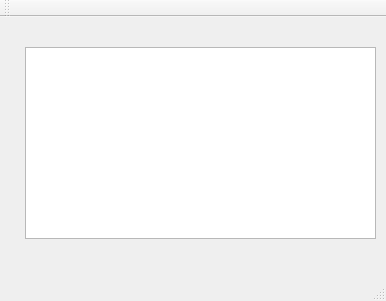
<?xml version="1.0" encoding="UTF-8"?>
<ui version="4.0">
 <class>MainWindow</class>
 <widget class="QMainWindow" name="MainWindow">
  <property name="geometry">
   <rect>
    <x>0</x>
    <y>0</y>
    <width>386</width>
    <height>301</height>
   </rect>
  </property>
  <property name="windowTitle">
   <string>MainWindow</string>
  </property>
  <widget class="QWidget" name="centralWidget">
   <widget class="QTextBrowser" name="logBox">
    <property name="geometry">
     <rect>
      <x>25</x>
      <y>30</y>
      <width>351</width>
      <height>192</height>
     </rect>
    </property>
   </widget>
  </widget>
  <widget class="QMenuBar" name="menuBar">
   <property name="geometry">
    <rect>
     <x>0</x>
     <y>0</y>
     <width>386</width>
     <height>27</height>
    </rect>
   </property>
  </widget>
  <widget class="QToolBar" name="mainToolBar">
   <attribute name="toolBarArea">
    <enum>TopToolBarArea</enum>
   </attribute>
   <attribute name="toolBarBreak">
    <bool>false</bool>
   </attribute>
  </widget>
  <widget class="QStatusBar" name="statusBar"/>
 </widget>
 <layoutdefault spacing="6" margin="11"/>
 <resources/>
 <connections/>
</ui>
